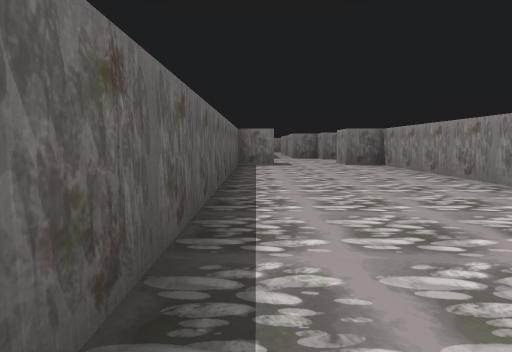
View 1 (above)

22 first-person views from a walk through a 3-D level made in the Unity game engine. The camera is 0.58 m above the floor, tilts 6° down and sees 80° across. The floor is counted in squares, 1 m on a side. Each view is taken from the middle of a square. On the plan, view 1 faces up. The plan holds only what a view shows up to about 9 squares ahead; the rest is blank.

View 2
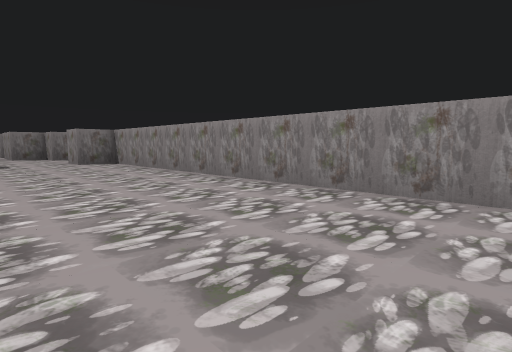

View 3
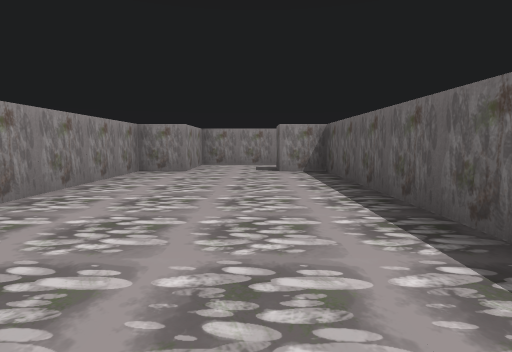

View 4
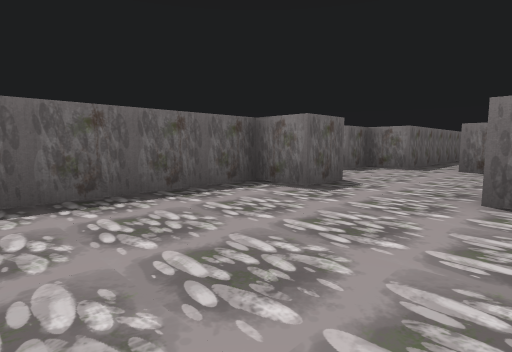

View 5
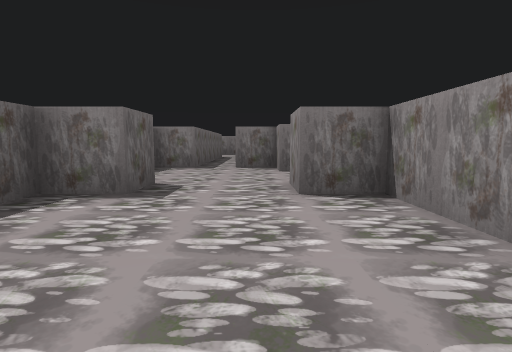

View 6
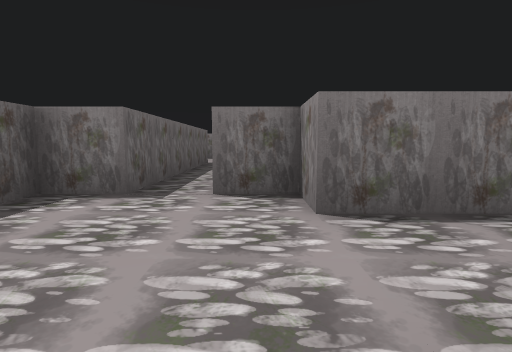

View 7
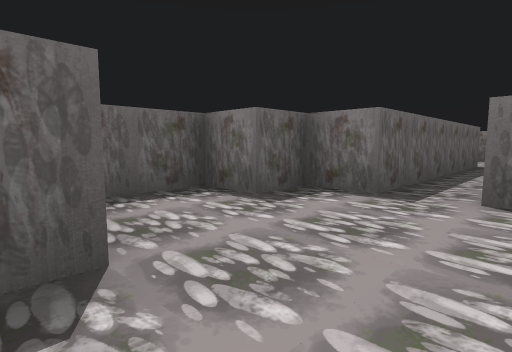

View 8
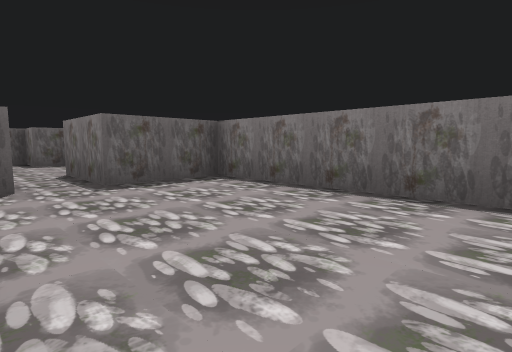

View 9
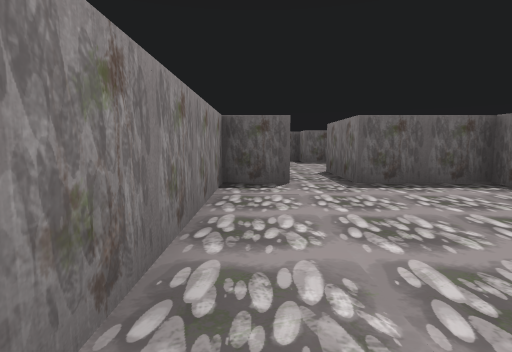

View 10
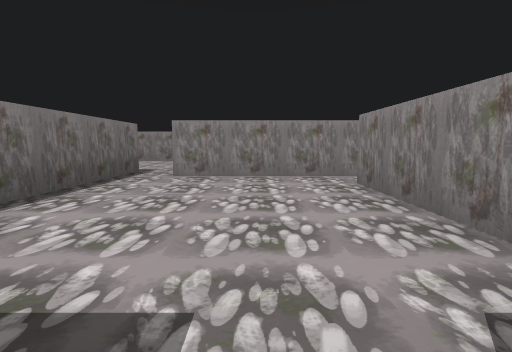

View 11
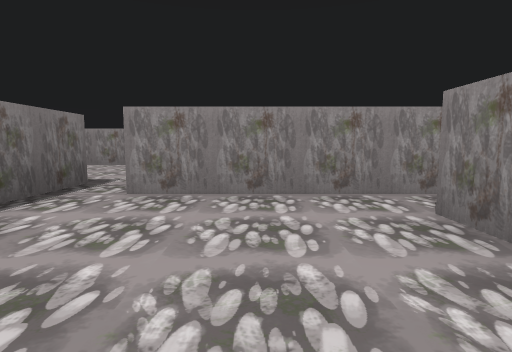

View 12
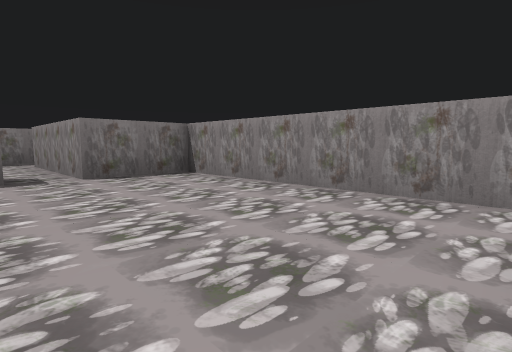

View 13
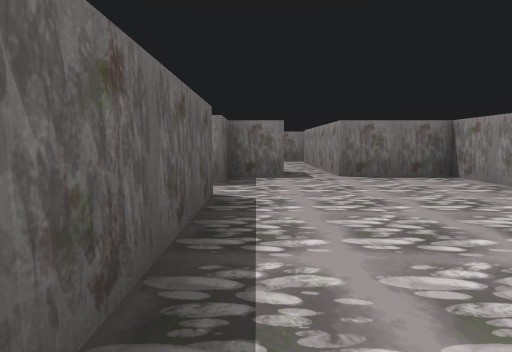

View 14
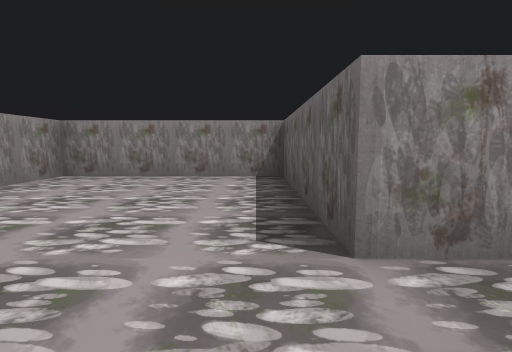

View 15
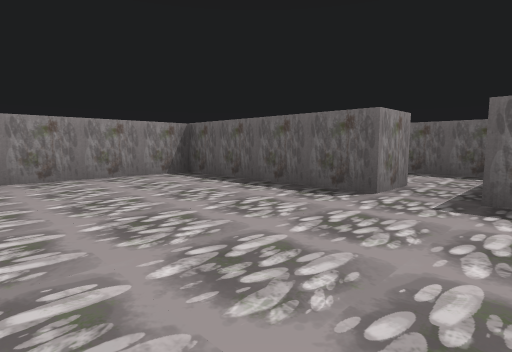

View 16
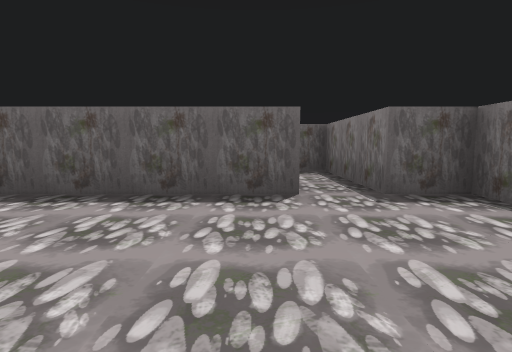

View 17
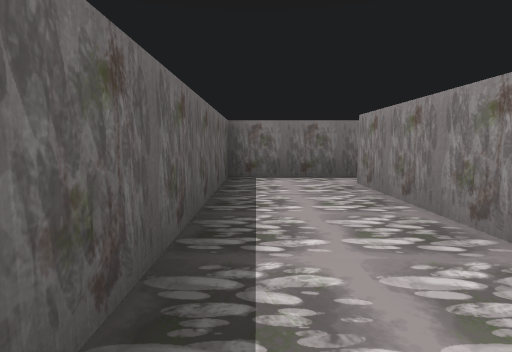

View 18
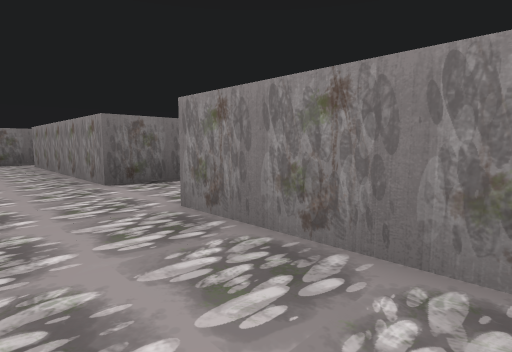

View 19
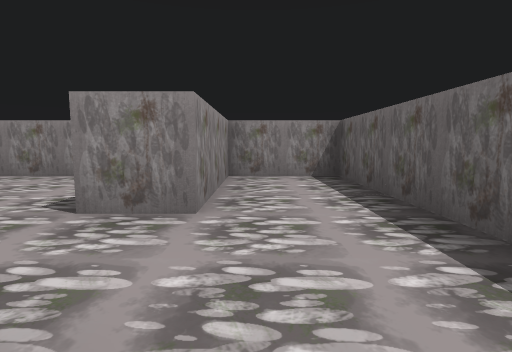

View 20
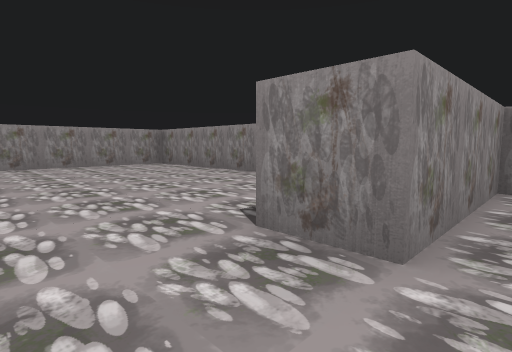

View 21
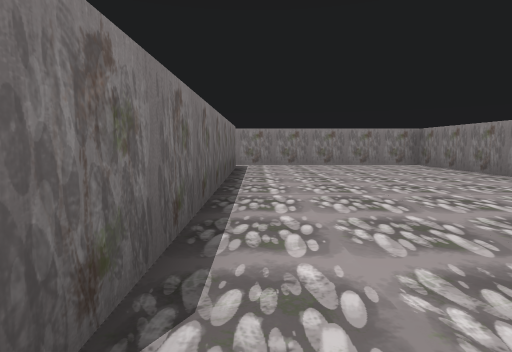

View 22
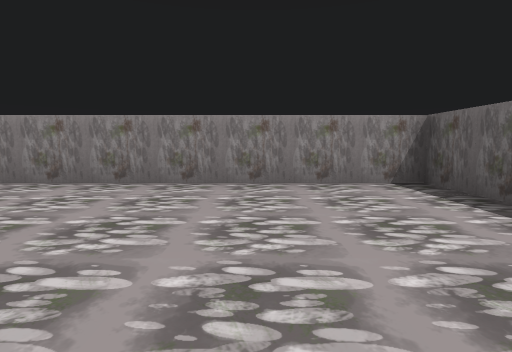

### Floor plan
Ten units are one square. View 1 is at (0, 0); x grows to the right and y downward. Boxes are objects, and circles mark ways between rooms. Rooms are numbered by the first view taken in them; rooms with no view inside come last. Other rooms are left out.
<svg viewBox="-20 -140 170 180">
<path fill="none" stroke="#000" d="M5 -85 -5 -85 -5 15 5 15 5 24M25 25 25 15 35 15 35 -85 25 -85M5 -96 5 -85M5 -125 -5 -125 -5 -115 -15 -115 -15 -101M25 -85 25 -95M45 -115 25 -115 25 -125 15 -125M45 -106 45 -95 85 -95M95 -85 95 -125M95 -135 45 -135 45 -115M75 -65 75 -25 115 -25 115 -85 95 -85M86 -85 75 -85 75 -75M75 -15 65 -15 65 -65 75 -65M45 -4 45 35 65 35 65 5 75 5M75 -75 45 -75 45 -25M135 -15 75 -15M75 19 75 35 145 35 145 -16M4 35 25 35 25 25"/>
<circle cx="15" cy="-90" r="3" fill="#2a7"/>
<circle cx="15" cy="20" r="3" fill="#2a7"/>
<circle cx="50" cy="-110" r="3" fill="#2a7"/>
<circle cx="90" cy="-90" r="3" fill="#2a7"/>
<circle cx="70" cy="-70" r="3" fill="#2a7"/>
<circle cx="70" cy="-5" r="3" fill="#2a7"/>
<text x="10" y="-30">1</text>
<text x="10" y="-110">2</text>
<text x="70" y="-110">3</text>
<text x="90" y="-60">4</text>
<text x="60" y="-20">5</text>
<text x="110" y="10">6</text>
<text x="10" y="30">7</text>
</svg>
Room 1 opens to room 2. Room 1 opens to room 7. Room 2 opens to room 3. Room 3 opens to room 4. Room 4 opens to room 5. Room 5 opens to room 6.

Where each view was taken, in squares from view 1:
view 1: 0 up, 0 right, facing up
view 2: 1 down, 0 right, facing up-right
view 3: 5 up, 1 right, facing down
view 4: 5 up, 3 right, facing up-left
view 5: 5 up, 2 right, facing up
view 6: 9 up, 2 right, facing up
view 7: 9 up, 2 right, facing up-left
view 8: 10 up, 9 right, facing up-left
view 9: 10 up, 9 right, facing left
view 10: 11 up, 4 right, facing right
view 11: 11 up, 6 right, facing right
view 12: 3 up, 8 right, facing up-right
view 13: 3 up, 8 right, facing up
view 14: 8 up, 8 right, facing down
view 15: 8 up, 11 right, facing down-left
view 16: 6 up, 11 right, facing left
view 17: 2 up, 5 right, facing up
view 18: 3 down, 5 right, facing up-right
view 19: 2 up, 6 right, facing down
view 20: 1 up, 6 right, facing down-right
view 21: 1 up, 6 right, facing right
view 22: 1 up, 10 right, facing down
